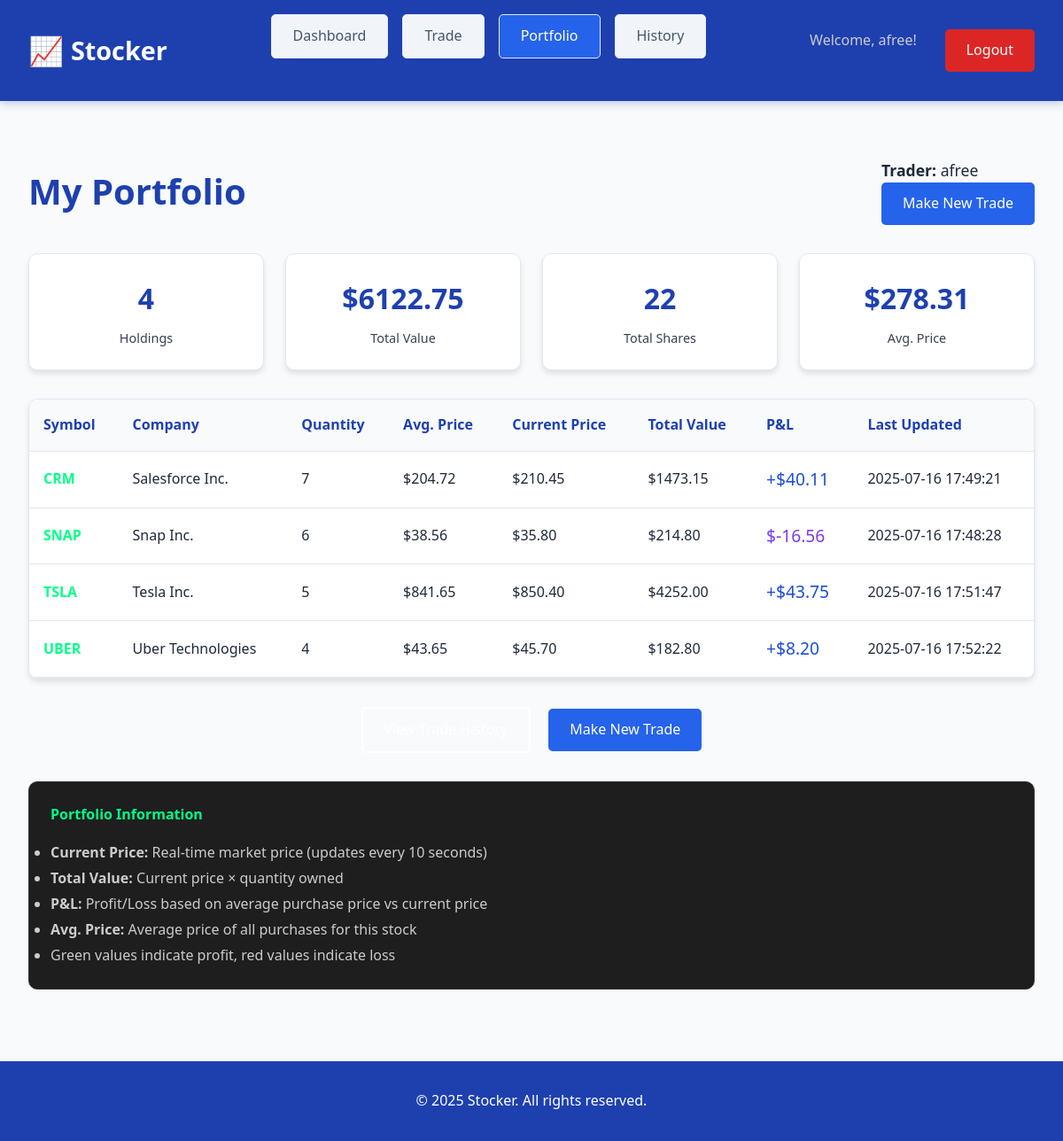
The app's page /portfolio (signed in) with its own data.
### tables this page shows
CREATE TABLE portfolio (
            id INTEGER PRIMARY KEY AUTOINCREMENT,
            user_id INTEGER,
            stock_symbol TEXT,
            quantity INTEGER,
            purchase_price REAL,
            purchase_date TIMESTAMP DEFAULT CURRENT_TIMESTAMP,
            FOREIGN KEY (user_id) REFERENCES users (id)
        );

### app.py (the view)
@app.route('/portfolio')
def portfolio():
    if 'user_id' not in session or session['role'] != 'Trader':
        return redirect(url_for('login'))
    conn = sqlite3.connect('stocker.db')
    cursor = conn.cursor()
    cursor.execute('''
        SELECT stock_symbol, SUM(quantity) as total_quantity, AVG(purchase_price) as avg_price, MAX(purchase_date) as last_purchase
        FROM portfolio WHERE user_id = ? GROUP BY stock_symbol HAVING total_quantity > 0
    ''', (session['user_id'],))
    portfolio_data = []
    for row in cursor.fetchall():
        stock_symbol, total_quantity, avg_price, last_purchase = row
        current_price = STOCKS[stock_symbol]['price']
        total_value = current_price * total_quantity
        portfolio_data.append({
            'symbol': stock_symbol,
            'name': STOCKS[stock_symbol]['name'],
            'quantity': total_quantity,
            'avg_price': avg_price,
            'current_price': current_price,
            'total_value': total_value,
            'last_purchase': last_purchase
        })
    conn.close()
    return render_template('portfolio.html', portfolio=portfolio_data)

### templates/portfolio.html (shortened to what this page needs)
<!DOCTYPE html>
<html lang="en">
<head>
    <link rel="stylesheet" href="{{ url_for('static', filename='styles.css') }}">
</head>
<body>
    <header>
        <div class="header-container">
            <div class="logo">
                <span class="logo-icon">📈</span>
                <a href="{{ url_for('dashboard') }}" style="color: inherit; text-decoration: none;">Stocker</a>
            </div>
            <div class="nav-menu-container">
                <a href="{{ url_for('dashboard') }}" class="nav-link">Dashboard</a>
                <a href="{{ url_for('trade') }}" class="nav-link">Trade</a>
                <a href="{{ url_for('portfolio') }}" class="nav-link active">Portfolio</a>
                <a href="{{ url_for('history') }}" class="nav-link">History</a>
            </div>
            <div class="auth-buttons">
                <span style="color: #cccccc; margin-right: 1rem;">Welcome, {{ session.username }}!</span>
                <a href="{{ url_for('logout') }}" class="btn btn-danger">Logout</a>
            </div>
        </div>
    </header>
    <main>
        <div class="dashboard-container">
            <div class="dashboard-header">
                <h1 class="dashboard-title">My Portfolio</h1>
                <div class="user-info">
                    <p><strong>Trader:</strong> {{ session.username }}</p>
                    <a href="{{ url_for('trade') }}" class="btn btn-primary">Make New Trade</a>
                </div>
            </div>
            {% if portfolio %}
            <div class="stats-grid">
                <div class="stat-card">
                    <div class="stat-value">{{ portfolio|length }}</div>
                    <div class="stat-label">Holdings</div>
                </div>
                <div class="stat-card">
                    <div class="stat-value">${{ "%.2f"|format(portfolio|sum(attribute='total_value')) }}</div>
                    <div class="stat-label">Total Value</div>
                </div>
                <div class="stat-card">
                    <div class="stat-value">{{ portfolio|sum(attribute='quantity') }}</div>
                    <div class="stat-label">Total Shares</div>
                </div>
                <div class="stat-card">
                    <div class="stat-value">${{ "%.2f"|format(portfolio|sum(attribute='total_value') / portfolio|sum(attribute='quantity')) }}</div>
                    <div class="stat-label">Avg. Price</div>
                </div>
            </div>
            <div class="table-container">
                <table class="table portfolio-table">
                    <thead>
                        <tr>
                            <th>Symbol</th>
                            <th>Company</th>
                            <th>Quantity</th>
                            <th>Avg. Price</th>
                            <th>Current Price</th>
                            <th>Total Value</th>
                            <th>P&L</th>
                            <th>Last Updated</th>
                        </tr>
                    </thead>
                    <tbody>
                        {% for holding in portfolio %}
                        <tr class="portfolio-row" data-symbol="{{ holding.symbol }}" data-quantity="{{ holding.quantity }}">
                            <td><strong style="color: #00ff88;">{{ holding.symbol }}</strong></td>
                            <td>{{ holding.name }}</td>
                            <td>{{ holding.quantity }}</td>
                            <td>${{ "%.2f"|format(holding.avg_price) }}</td>
                            <td class="current-price">${{ "%.2f"|format(holding.current_price) }}</td>
                            <td class="total-value">${{ "%.2f"|format(holding.total_value) }}</td>
                            <td class="{% if holding.current_price > holding.avg_price %}portfolio-value positive{% elif holding.current_price < holding.avg_price %}portfolio-value negative{% else %}portfolio-value neutral{% endif %}">
                                {% set pnl = (holding.current_price - holding.avg_price) * holding.quantity %}
                                {% if pnl > 0 %}+{% endif %}${{ "%.2f"|format(pnl) }}
                            </td>
                            <td>{{ holding.last_purchase or holding.last_updated }}</td>
                        </tr>
                        {% endfor %}
                    </tbody>
                </table>
            </div>
            <div style="text-align: center; margin-top: 2rem;">
                <a href="{{ url_for('history') }}" class="btn btn-secondary">View Trade History</a>
                <a href="{{ url_for('trade') }}" class="btn btn-primary" style="margin-left: 1rem;">Make New Trade</a>
            </div>
            {% else %}
            <div class="empty-state">
                <h3>No Holdings Yet</h3>
                <p>You haven't made any trades yet. Start by buying your first stock!</p>
                <a href="{{ url_for('trade') }}" class="btn btn-primary" style="margin-top: 1rem;">Start Trading</a>
            </div>
            {% endif %}
            <div style="background-color: #1e1e1e; padding: 1.5rem; border-radius: 10px; margin-top: 2rem; border: 1px solid #333;">
                <h4 style="color: #00ff88; margin-bottom: 1rem;">Portfolio Information</h4>
                <ul style="color: #cccccc; line-height: 1.8;">
                    <li><strong>Current Price:</strong> Real-time market price (updates every 10 seconds)</li>
                    <li><strong>Total Value:</strong> Current price × quantity owned</li>
                    <li><strong>P&L:</strong> Profit/Loss based on average purchase price vs current price</li>
                    <li><strong>Avg. Price:</strong> Average price of all purchases for this stock</li>
                    <li>Green values indicate profit, red values indicate loss</li>
                </ul>
            </div>
        </div>
    </main>
    <footer>
        <div class="footer-content">
            <p>&copy; 2025 Stocker. All rights reserved.</p>
        </div>
    </footer>
</body>
</html>

### static/styles.css (style rules this page uses)
* { margin: 0; padding: 0; box-sizing: border-box; }
body { font-family: 'Segoe UI', Tahoma, Geneva, Verdana, sans-serif; background-color: #f8fafc; color: #1e293b; line-height: 1.6; min-height: 100vh; }
header { background-color: #1e40af; padding: 1rem 0; box-shadow: 0 2px 10px rgba(30, 64, 175, 0.3); position: sticky; top: 0; z-index: 1000; }
.header-container { max-width: 1200px; margin: 0 auto; display: flex; justify-content: space-between; align-items: center; padding: 0 2rem; }
.logo { display: flex; align-items: center; font-size: 1.8rem; font-weight: bold; color: #ffffff; }
.logo-icon { margin-right: 0.5rem; font-size: 2rem; }
.auth-buttons { display: flex; gap: 1rem; }
.btn { padding: 0.7rem 1.5rem; border: none; border-radius: 5px; cursor: pointer; font-size: 1rem; transition: all 0.3s ease; text-decoration: none; display: inline-block; text-align: center; }
.btn-primary { background-color: #2563eb; color: #ffffff; }
.btn-secondary { background-color: transparent; color: #ffffff; border: 2px solid #ffffff; }
.btn-danger { background-color: #dc2626; color: white; }
main { max-width: 1200px; margin: 2rem auto; padding: 0 2rem; }
.dashboard-container { padding: 2rem 0; }
.dashboard-header { display: flex; justify-content: space-between; align-items: center; margin-bottom: 2rem; }
.dashboard-title { color: #1e40af; font-size: 2.5rem; font-weight: bold; }
.user-info { color: #1e293b; font-size: 1.1rem; font-weight: 500; }
.table-container { background-color: #ffffff; border-radius: 10px; overflow: hidden; margin-bottom: 2rem; box-shadow: 0 4px 6px rgba(0, 0, 0, 0.1); border: 1px solid #e2e8f0; }
.table { width: 100%; border-collapse: collapse; }
.table th, .table td { padding: 1rem; text-align: left; border-bottom: 1px solid #e2e8f0; }
.table th { background-color: #f8fafc; color: #1e40af; font-weight: bold; font-size: 1rem; }
.table td { color: #1e293b; font-weight: 500; }
.stats-grid { display: grid; grid-template-columns: repeat(auto-fit, minmax(250px, 1fr)); gap: 1.5rem; margin-bottom: 2rem; }
.stat-card { background-color: #ffffff; padding: 1.5rem; border-radius: 10px; text-align: center; border: 1px solid #e2e8f0; box-shadow: 0 4px 6px rgba(0, 0, 0, 0.1); }
.stat-value { font-size: 2rem; font-weight: bold; color: #1e40af; margin-bottom: 0.5rem; }
.stat-label { color: #374151; font-size: 0.9rem; font-weight: 500; }
.nav-menu-container { display: flex; gap: 1rem; margin-bottom: 2rem; }
.nav-link { padding: 0.7rem 1.5rem; background-color: #f1f5f9; color: #475569; text-decoration: none; border-radius: 5px; transition: all 0.3s ease; border: 1px solid #e2e8f0; }
.nav-link.active { background-color: #2563eb; color: #ffffff; }
.portfolio-value { font-size: 1.2rem; font-weight: bold; }
.portfolio-value.positive { color: #1d4ed8; }
.portfolio-value.negative { color: #7c3aed; }
footer { background-color: #1e40af; padding: 2rem 0; text-align: center; margin-top: 3rem; border-top: 1px solid #e2e8f0; }
.footer-content { max-width: 1200px; margin: 0 auto; color: #ffffff; }

### records on screen
portfolio: symbol "CRM", name "Salesforce Inc.", quantity "7", avg_price "204.72", current_price "210.45", total_value "1473.15", pnl "40.11", purchase_date "2025-07-16 17:49:21"
portfolio: symbol "SNAP", name "Snap Inc.", quantity "6", avg_price "38.56", current_price "35.80", total_value "214.80", pnl "-16.56", purchase_date "2025-07-16 17:48:28"
portfolio: symbol "TSLA", name "Tesla Inc.", quantity "5", avg_price "841.65", current_price "850.40", total_value "4252.00", pnl "43.75", purchase_date "2025-07-16 17:51:47"
portfolio: symbol "UBER", name "Uber Technologies", quantity "4", avg_price "43.65", current_price "45.70", total_value "182.80", pnl "8.20", purchase_date "2025-07-16 17:52:22"

### other values on screen
{{ session.username }} "afree"
{{ portfolio|length }} "4"
{{ "%.2f"|format(portfolio|sum(attribute='total_value')) }} "6122.75"
{{ portfolio|sum(attribute='quantity') }} "22"
